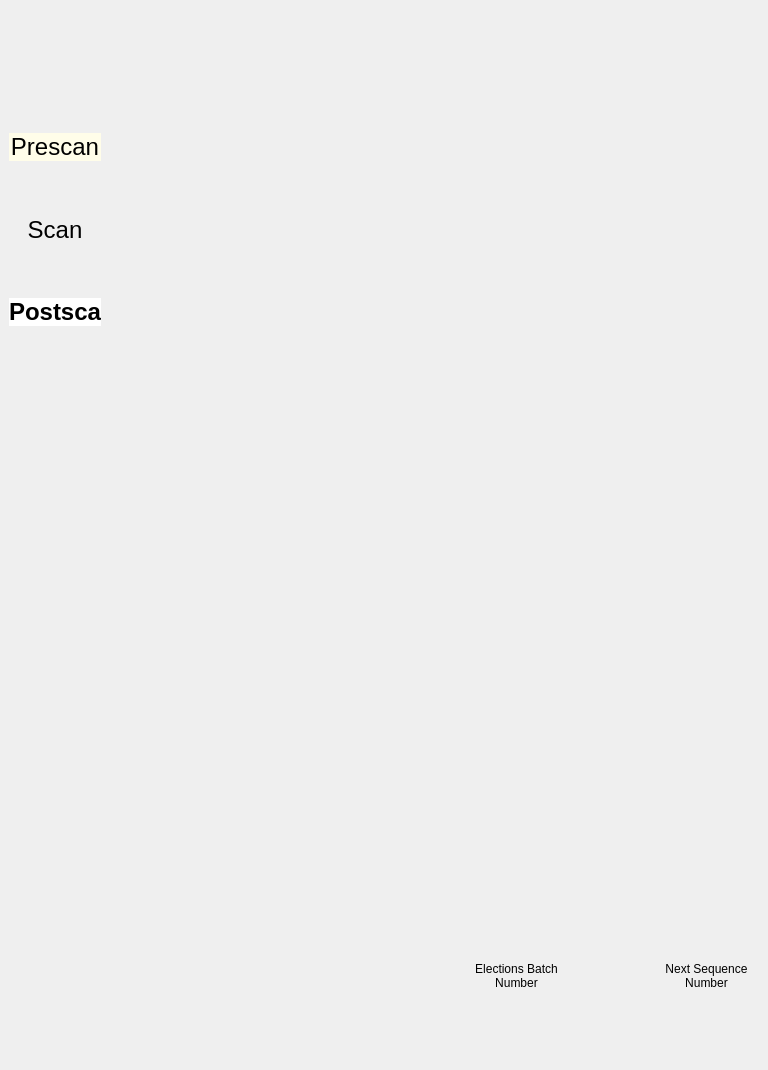
<?xml version="1.0" encoding="UTF-8"?>
<ui version="4.0">
 <class>Form</class>
 <widget class="QWidget" name="Form">
  <property name="geometry">
   <rect>
    <x>0</x>
    <y>0</y>
    <width>768</width>
    <height>1070</height>
   </rect>
  </property>
  <property name="windowTitle">
   <string>Form</string>
  </property>
  <widget class="QWidget" name="verticalLayoutWidget">
   <property name="geometry">
    <rect>
     <x>101</x>
     <y>3</y>
     <width>662</width>
     <height>2003</height>
    </rect>
   </property>
   <layout class="QVBoxLayout" name="verticalLayout_6">
    <item>
     <layout class="QGridLayout" name="gridLayout">
      <property name="leftMargin">
       <number>30</number>
      </property>
      <property name="rightMargin">
       <number>15</number>
      </property>
      <property name="horizontalSpacing">
       <number>30</number>
      </property>
      <item row="0" column="2">
       <widget class="QLabel" name="label_3">
        <property name="styleSheet">
         <string notr="true">font: 18pt &quot;.SF NS Text&quot;;</string>
        </property>
        <property name="text">
         <string>Next Sequence
Number</string>
        </property>
        <property name="alignment">
         <set>Qt::AlignCenter</set>
        </property>
       </widget>
      </item>
      <item row="0" column="1">
       <widget class="QLabel" name="label_2">
        <property name="styleSheet">
         <string notr="true">font: 18pt &quot;.SF NS Text&quot;;</string>
        </property>
        <property name="text">
         <string>Elections Batch
Number</string>
        </property>
        <property name="alignment">
         <set>Qt::AlignCenter</set>
        </property>
       </widget>
      </item>
      <item row="0" column="0">
       <widget class="QLabel" name="operatorLB">
        <property name="styleSheet">
         <string notr="true">font: 18pt &quot;.SF NS Text&quot;;</string>
        </property>
        <property name="text">
         <string>Operator</string>
        </property>
        <property name="alignment">
         <set>Qt::AlignBottom|Qt::AlignHCenter</set>
        </property>
       </widget>
      </item>
      <item row="1" column="1">
       <widget class="QLineEdit" name="elections_batch_numLE">
        <property name="alignment">
         <set>Qt::AlignCenter</set>
        </property>
       </widget>
      </item>
      <item row="1" column="0">
       <widget class="QLineEdit" name="operatorLE">
        <property name="alignment">
         <set>Qt::AlignCenter</set>
        </property>
       </widget>
      </item>
      <item row="1" column="2">
       <widget class="QSpinBox" name="next_seq_numSB">
        <property name="alignment">
         <set>Qt::AlignCenter</set>
        </property>
        <property name="maximum">
         <number>999999</number>
        </property>
       </widget>
      </item>
     </layout>
    </item>
    <item>
     <layout class="QHBoxLayout" name="horizontalLayout_3">
      <item>
       <spacer name="horizontalSpacer_3">
        <property name="orientation">
         <enum>Qt::Horizontal</enum>
        </property>
        <property name="sizeHint" stdset="0">
         <size>
          <width>40</width>
          <height>20</height>
         </size>
        </property>
       </spacer>
      </item>
      <item>
       <spacer name="horizontalSpacer_8">
        <property name="orientation">
         <enum>Qt::Horizontal</enum>
        </property>
        <property name="sizeHint" stdset="0">
         <size>
          <width>40</width>
          <height>20</height>
         </size>
        </property>
       </spacer>
      </item>
      <item>
       <spacer name="horizontalSpacer_12">
        <property name="orientation">
         <enum>Qt::Horizontal</enum>
        </property>
        <property name="sizeHint" stdset="0">
         <size>
          <width>40</width>
          <height>20</height>
         </size>
        </property>
       </spacer>
      </item>
      <item>
       <spacer name="horizontalSpacer_10">
        <property name="orientation">
         <enum>Qt::Horizontal</enum>
        </property>
        <property name="sizeHint" stdset="0">
         <size>
          <width>40</width>
          <height>20</height>
         </size>
        </property>
       </spacer>
      </item>
      <item>
       <spacer name="horizontalSpacer_7">
        <property name="orientation">
         <enum>Qt::Horizontal</enum>
        </property>
        <property name="sizeHint" stdset="0">
         <size>
          <width>40</width>
          <height>20</height>
         </size>
        </property>
       </spacer>
      </item>
      <item>
       <spacer name="horizontalSpacer_6">
        <property name="orientation">
         <enum>Qt::Horizontal</enum>
        </property>
        <property name="sizeHint" stdset="0">
         <size>
          <width>40</width>
          <height>20</height>
         </size>
        </property>
       </spacer>
      </item>
      <item>
       <widget class="QPushButton" name="pushButton">
        <property name="text">
         <string>PushButton</string>
        </property>
       </widget>
      </item>
      <item>
       <spacer name="horizontalSpacer_4">
        <property name="orientation">
         <enum>Qt::Horizontal</enum>
        </property>
        <property name="sizeHint" stdset="0">
         <size>
          <width>40</width>
          <height>20</height>
         </size>
        </property>
       </spacer>
      </item>
      <item>
       <widget class="QPushButton" name="pushButton_2">
        <property name="text">
         <string>PushButton</string>
        </property>
       </widget>
      </item>
      <item>
       <spacer name="horizontalSpacer_11">
        <property name="orientation">
         <enum>Qt::Horizontal</enum>
        </property>
        <property name="sizeHint" stdset="0">
         <size>
          <width>40</width>
          <height>20</height>
         </size>
        </property>
       </spacer>
      </item>
      <item>
       <spacer name="horizontalSpacer_9">
        <property name="orientation">
         <enum>Qt::Horizontal</enum>
        </property>
        <property name="sizeHint" stdset="0">
         <size>
          <width>40</width>
          <height>20</height>
         </size>
        </property>
       </spacer>
      </item>
      <item>
       <spacer name="horizontalSpacer_5">
        <property name="orientation">
         <enum>Qt::Horizontal</enum>
        </property>
        <property name="sizeHint" stdset="0">
         <size>
          <width>40</width>
          <height>20</height>
         </size>
        </property>
       </spacer>
      </item>
     </layout>
    </item>
   </layout>
  </widget>
  <widget class="QFrame" name="frame_2">
   <property name="geometry">
    <rect>
     <x>0</x>
     <y>0</y>
     <width>110</width>
     <height>459</height>
    </rect>
   </property>
   <property name="minimumSize">
    <size>
     <width>110</width>
     <height>40</height>
    </size>
   </property>
   <property name="maximumSize">
    <size>
     <width>110</width>
     <height>16777215</height>
    </size>
   </property>
   <property name="styleSheet">
    <string notr="true">
QPushButton {background-color: rgb(239, 239, 239);
	font: bold
};
background-color: rgb(255, 253, 205);</string>
   </property>
   <layout class="QVBoxLayout" name="verticalLayout_2">
    <property name="topMargin">
     <number>0</number>
    </property>
    <property name="bottomMargin">
     <number>0</number>
    </property>
    <item>
     <layout class="QVBoxLayout" name="verticalLayout_3">
      <property name="spacing">
       <number>10</number>
      </property>
      <property name="sizeConstraint">
       <enum>QLayout::SetMinimumSize</enum>
      </property>
      <item>
       <spacer name="verticalSpacer_3">
        <property name="orientation">
         <enum>Qt::Vertical</enum>
        </property>
        <property name="sizeHint" stdset="0">
         <size>
          <width>20</width>
          <height>40</height>
         </size>
        </property>
       </spacer>
      </item>
      <item>
       <spacer name="verticalSpacer_7">
        <property name="orientation">
         <enum>Qt::Vertical</enum>
        </property>
        <property name="sizeHint" stdset="0">
         <size>
          <width>20</width>
          <height>40</height>
         </size>
        </property>
       </spacer>
      </item>
      <item>
       <spacer name="verticalSpacer_9">
        <property name="orientation">
         <enum>Qt::Vertical</enum>
        </property>
        <property name="sizeHint" stdset="0">
         <size>
          <width>20</width>
          <height>40</height>
         </size>
        </property>
       </spacer>
      </item>
      <item>
       <widget class="QLabel" name="label_4">
        <property name="styleSheet">
         <string notr="true">background-color: rgb(255, 253, 233);</string>
        </property>
        <property name="frameShape">
         <enum>QFrame::NoFrame</enum>
        </property>
        <property name="lineWidth">
         <number>1</number>
        </property>
        <property name="text">
         <string>&lt;html&gt;&lt;head/&gt;&lt;body&gt;&lt;p&gt;&lt;span style=&quot; font-size:18pt; color:#1000;&quot;&gt;Prescan&lt;/span&gt;&lt;/p&gt;&lt;/body&gt;&lt;/html&gt;</string>
        </property>
        <property name="textFormat">
         <enum>Qt::RichText</enum>
        </property>
        <property name="alignment">
         <set>Qt::AlignCenter</set>
        </property>
        <property name="margin">
         <number>2</number>
        </property>
       </widget>
      </item>
      <item>
       <spacer name="verticalSpacer_6">
        <property name="orientation">
         <enum>Qt::Vertical</enum>
        </property>
        <property name="sizeHint" stdset="0">
         <size>
          <width>20</width>
          <height>40</height>
         </size>
        </property>
       </spacer>
      </item>
      <item>
       <widget class="QLabel" name="label_5">
        <property name="styleSheet">
         <string notr="true">background-color: rgb(255, 253, 233));</string>
        </property>
        <property name="frameShape">
         <enum>QFrame::NoFrame</enum>
        </property>
        <property name="text">
         <string>&lt;html&gt;&lt;head/&gt;&lt;body&gt;&lt;p&gt;&lt;span style=&quot; font-size:18pt; color:#1000;&quot;&gt;Scan&lt;/span&gt;&lt;/p&gt;&lt;/body&gt;&lt;/html&gt;</string>
        </property>
        <property name="alignment">
         <set>Qt::AlignCenter</set>
        </property>
       </widget>
      </item>
      <item>
       <spacer name="verticalSpacer_5">
        <property name="orientation">
         <enum>Qt::Vertical</enum>
        </property>
        <property name="sizeHint" stdset="0">
         <size>
          <width>20</width>
          <height>40</height>
         </size>
        </property>
       </spacer>
      </item>
      <item>
       <widget class="QLabel" name="label_6">
        <property name="styleSheet">
         <string notr="true">background-color:rgb(255, 255, 255);</string>
        </property>
        <property name="frameShape">
         <enum>QFrame::NoFrame</enum>
        </property>
        <property name="text">
         <string>&lt;html&gt;&lt;head/&gt;&lt;body&gt;&lt;p&gt;&lt;span style=&quot; font-size:18pt; font-weight:600; color:#000000;&quot;&gt;Postscan&lt;/span&gt;&lt;/p&gt;&lt;/body&gt;&lt;/html&gt;</string>
        </property>
        <property name="alignment">
         <set>Qt::AlignCenter</set>
        </property>
       </widget>
      </item>
      <item>
       <spacer name="verticalSpacer_10">
        <property name="orientation">
         <enum>Qt::Vertical</enum>
        </property>
        <property name="sizeHint" stdset="0">
         <size>
          <width>20</width>
          <height>40</height>
         </size>
        </property>
       </spacer>
      </item>
      <item>
       <spacer name="verticalSpacer_8">
        <property name="orientation">
         <enum>Qt::Vertical</enum>
        </property>
        <property name="sizeHint" stdset="0">
         <size>
          <width>20</width>
          <height>40</height>
         </size>
        </property>
       </spacer>
      </item>
      <item>
       <spacer name="verticalSpacer_4">
        <property name="orientation">
         <enum>Qt::Vertical</enum>
        </property>
        <property name="sizeHint" stdset="0">
         <size>
          <width>20</width>
          <height>40</height>
         </size>
        </property>
       </spacer>
      </item>
     </layout>
    </item>
   </layout>
  </widget>
 </widget>
 <tabstops>
  <tabstop>operatorLE</tabstop>
  <tabstop>elections_batch_numLE</tabstop>
  <tabstop>next_seq_numSB</tabstop>
 </tabstops>
 <resources/>
 <connections/>
</ui>
